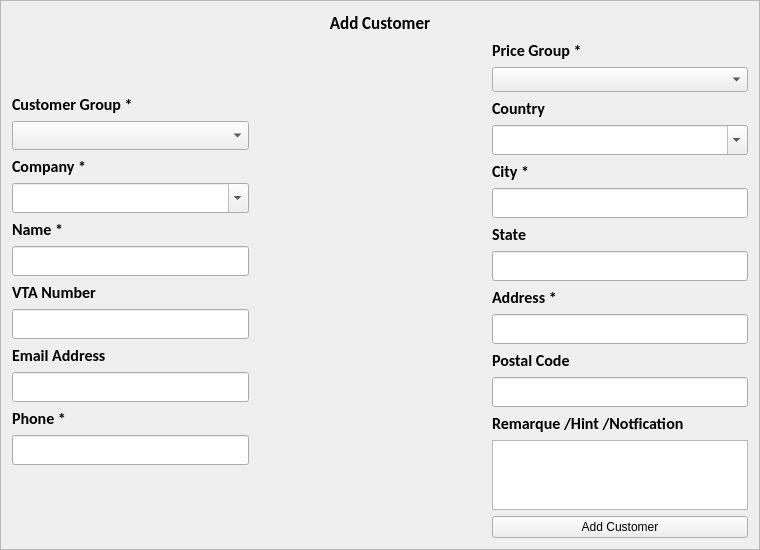
<?xml version="1.0" encoding="UTF-8"?>
<ui version="4.0">
 <class>F_AddCustomer</class>
 <widget class="QFrame" name="F_AddCustomer">
  <property name="geometry">
   <rect>
    <x>0</x>
    <y>0</y>
    <width>760</width>
    <height>530</height>
   </rect>
  </property>
  <property name="windowTitle">
   <string>Frame</string>
  </property>
  <property name="frameShape">
   <enum>QFrame::StyledPanel</enum>
  </property>
  <property name="frameShadow">
   <enum>QFrame::Raised</enum>
  </property>
  <layout class="QVBoxLayout" name="verticalLayout">
   <item>
    <widget class="QLabel" name="label">
     <property name="font">
      <font>
       <family>Calibri</family>
       <pointsize>13</pointsize>
       <weight>75</weight>
       <bold>true</bold>
      </font>
     </property>
     <property name="text">
      <string>Add Customer</string>
     </property>
     <property name="alignment">
      <set>Qt::AlignCenter</set>
     </property>
    </widget>
   </item>
   <item>
    <layout class="QHBoxLayout" name="layoutMain">
     <item>
      <layout class="QVBoxLayout" name="layoutLeftSide">
       <item>
        <spacer name="verticalSpacer_2">
         <property name="orientation">
          <enum>Qt::Vertical</enum>
         </property>
         <property name="sizeHint" stdset="0">
          <size>
           <width>20</width>
           <height>40</height>
          </size>
         </property>
        </spacer>
       </item>
       <item>
        <widget class="QLabel" name="L_customerGroup">
         <property name="font">
          <font>
           <family>Calibri</family>
           <pointsize>12</pointsize>
           <weight>75</weight>
           <bold>true</bold>
          </font>
         </property>
         <property name="text">
          <string>Customer Group *</string>
         </property>
        </widget>
       </item>
       <item>
        <widget class="QComboBox" name="Cb_customerGroup">
         <property name="minimumSize">
          <size>
           <width>0</width>
           <height>25</height>
          </size>
         </property>
         <property name="font">
          <font>
           <family>Calibri</family>
           <pointsize>12</pointsize>
           <weight>75</weight>
           <bold>true</bold>
          </font>
         </property>
         <property name="cursor">
          <cursorShape>PointingHandCursor</cursorShape>
         </property>
         <property name="editable">
          <bool>false</bool>
         </property>
        </widget>
       </item>
       <item>
        <widget class="QLabel" name="L_company">
         <property name="font">
          <font>
           <family>Calibri</family>
           <pointsize>12</pointsize>
           <weight>75</weight>
           <bold>true</bold>
          </font>
         </property>
         <property name="text">
          <string>Company *</string>
         </property>
        </widget>
       </item>
       <item>
        <widget class="QComboBox" name="Cb_company">
         <property name="minimumSize">
          <size>
           <width>0</width>
           <height>30</height>
          </size>
         </property>
         <property name="font">
          <font>
           <family>Calibri</family>
           <pointsize>12</pointsize>
           <weight>75</weight>
           <italic>true</italic>
           <bold>true</bold>
          </font>
         </property>
         <property name="cursor">
          <cursorShape>PointingHandCursor</cursorShape>
         </property>
         <property name="editable">
          <bool>true</bool>
         </property>
         <property name="maxCount">
          <number>1000</number>
         </property>
         <property name="insertPolicy">
          <enum>QComboBox::NoInsert</enum>
         </property>
         <property name="iconSize">
          <size>
           <width>25</width>
           <height>25</height>
          </size>
         </property>
        </widget>
       </item>
       <item>
        <widget class="QLabel" name="L_name">
         <property name="font">
          <font>
           <family>Calibri</family>
           <pointsize>12</pointsize>
           <weight>75</weight>
           <bold>true</bold>
          </font>
         </property>
         <property name="text">
          <string>Name *</string>
         </property>
        </widget>
       </item>
       <item>
        <widget class="QLineEdit" name="Le_name">
         <property name="minimumSize">
          <size>
           <width>0</width>
           <height>30</height>
          </size>
         </property>
         <property name="font">
          <font>
           <family>Calibri</family>
           <pointsize>12</pointsize>
           <weight>75</weight>
           <italic>true</italic>
           <bold>true</bold>
          </font>
         </property>
         <property name="maxLength">
          <number>50</number>
         </property>
        </widget>
       </item>
       <item>
        <widget class="QLabel" name="L_vtaNumber">
         <property name="font">
          <font>
           <family>Calibri</family>
           <pointsize>12</pointsize>
           <weight>75</weight>
           <bold>true</bold>
          </font>
         </property>
         <property name="text">
          <string>VTA Number</string>
         </property>
        </widget>
       </item>
       <item>
        <widget class="QLineEdit" name="Le_vtaNumber">
         <property name="minimumSize">
          <size>
           <width>0</width>
           <height>30</height>
          </size>
         </property>
         <property name="font">
          <font>
           <family>Calibri</family>
           <pointsize>12</pointsize>
           <weight>75</weight>
           <italic>true</italic>
           <bold>true</bold>
          </font>
         </property>
        </widget>
       </item>
       <item>
        <widget class="QLabel" name="L_email">
         <property name="font">
          <font>
           <family>Calibri</family>
           <pointsize>12</pointsize>
           <weight>75</weight>
           <bold>true</bold>
          </font>
         </property>
         <property name="text">
          <string>Email Address</string>
         </property>
        </widget>
       </item>
       <item>
        <widget class="QLineEdit" name="Le_email">
         <property name="minimumSize">
          <size>
           <width>0</width>
           <height>30</height>
          </size>
         </property>
         <property name="font">
          <font>
           <family>Calibri</family>
           <pointsize>12</pointsize>
           <weight>75</weight>
           <italic>true</italic>
           <bold>true</bold>
          </font>
         </property>
         <property name="maxLength">
          <number>255</number>
         </property>
        </widget>
       </item>
       <item>
        <widget class="QLabel" name="L_phone">
         <property name="font">
          <font>
           <family>Calibri</family>
           <pointsize>12</pointsize>
           <weight>75</weight>
           <bold>true</bold>
          </font>
         </property>
         <property name="text">
          <string>Phone *</string>
         </property>
        </widget>
       </item>
       <item>
        <widget class="QLineEdit" name="Le_phone">
         <property name="minimumSize">
          <size>
           <width>0</width>
           <height>30</height>
          </size>
         </property>
         <property name="font">
          <font>
           <family>Calibri</family>
           <pointsize>12</pointsize>
           <weight>75</weight>
           <italic>true</italic>
           <bold>true</bold>
          </font>
         </property>
         <property name="maxLength">
          <number>20</number>
         </property>
        </widget>
       </item>
       <item>
        <spacer name="verticalSpacer_3">
         <property name="orientation">
          <enum>Qt::Vertical</enum>
         </property>
         <property name="sizeHint" stdset="0">
          <size>
           <width>20</width>
           <height>40</height>
          </size>
         </property>
        </spacer>
       </item>
       <item>
        <widget class="QLabel" name="L_info">
         <property name="text">
          <string/>
         </property>
        </widget>
       </item>
      </layout>
     </item>
     <item>
      <spacer name="horizontalSpacer">
       <property name="orientation">
        <enum>Qt::Horizontal</enum>
       </property>
       <property name="sizeHint" stdset="0">
        <size>
         <width>40</width>
         <height>20</height>
        </size>
       </property>
      </spacer>
     </item>
     <item>
      <layout class="QVBoxLayout" name="layoutRightSide">
       <item>
        <spacer name="verticalSpacer_4">
         <property name="orientation">
          <enum>Qt::Vertical</enum>
         </property>
         <property name="sizeHint" stdset="0">
          <size>
           <width>20</width>
           <height>40</height>
          </size>
         </property>
        </spacer>
       </item>
       <item>
        <widget class="QLabel" name="label_3">
         <property name="font">
          <font>
           <family>Calibri</family>
           <pointsize>12</pointsize>
           <weight>75</weight>
           <bold>true</bold>
          </font>
         </property>
         <property name="text">
          <string>Price Group *</string>
         </property>
        </widget>
       </item>
       <item>
        <widget class="QComboBox" name="comboBox_2">
         <property name="minimumSize">
          <size>
           <width>0</width>
           <height>25</height>
          </size>
         </property>
         <property name="font">
          <font>
           <family>Calibri</family>
           <pointsize>12</pointsize>
           <weight>75</weight>
           <bold>true</bold>
          </font>
         </property>
         <property name="cursor">
          <cursorShape>PointingHandCursor</cursorShape>
         </property>
         <property name="editable">
          <bool>false</bool>
         </property>
        </widget>
       </item>
       <item>
        <widget class="QLabel" name="L_country">
         <property name="font">
          <font>
           <family>Calibri</family>
           <pointsize>12</pointsize>
           <weight>75</weight>
           <bold>true</bold>
          </font>
         </property>
         <property name="text">
          <string>Country</string>
         </property>
        </widget>
       </item>
       <item>
        <widget class="QComboBox" name="Cb_country">
         <property name="minimumSize">
          <size>
           <width>0</width>
           <height>30</height>
          </size>
         </property>
         <property name="font">
          <font>
           <family>Calibri</family>
           <pointsize>12</pointsize>
           <weight>75</weight>
           <italic>true</italic>
           <bold>true</bold>
          </font>
         </property>
         <property name="editable">
          <bool>true</bool>
         </property>
         <property name="maxCount">
          <number>300</number>
         </property>
         <property name="insertPolicy">
          <enum>QComboBox::NoInsert</enum>
         </property>
         <property name="iconSize">
          <size>
           <width>16</width>
           <height>16</height>
          </size>
         </property>
        </widget>
       </item>
       <item>
        <widget class="QLabel" name="L_city">
         <property name="font">
          <font>
           <family>Calibri</family>
           <pointsize>12</pointsize>
           <weight>75</weight>
           <bold>true</bold>
          </font>
         </property>
         <property name="text">
          <string>City *</string>
         </property>
        </widget>
       </item>
       <item>
        <widget class="QLineEdit" name="Le_city">
         <property name="minimumSize">
          <size>
           <width>0</width>
           <height>30</height>
          </size>
         </property>
         <property name="font">
          <font>
           <family>Calibri</family>
           <pointsize>12</pointsize>
           <weight>75</weight>
           <italic>true</italic>
           <bold>true</bold>
          </font>
         </property>
         <property name="maxLength">
          <number>100</number>
         </property>
         <property name="echoMode">
          <enum>QLineEdit::Normal</enum>
         </property>
        </widget>
       </item>
       <item>
        <widget class="QLabel" name="L_state">
         <property name="font">
          <font>
           <family>Calibri</family>
           <pointsize>12</pointsize>
           <weight>75</weight>
           <bold>true</bold>
          </font>
         </property>
         <property name="text">
          <string>State</string>
         </property>
        </widget>
       </item>
       <item>
        <widget class="QLineEdit" name="Le_state">
         <property name="minimumSize">
          <size>
           <width>0</width>
           <height>30</height>
          </size>
         </property>
         <property name="font">
          <font>
           <family>Calibri</family>
           <pointsize>12</pointsize>
           <weight>75</weight>
           <italic>true</italic>
           <bold>true</bold>
          </font>
         </property>
         <property name="maxLength">
          <number>100</number>
         </property>
         <property name="echoMode">
          <enum>QLineEdit::Normal</enum>
         </property>
        </widget>
       </item>
       <item>
        <widget class="QLabel" name="L_address">
         <property name="font">
          <font>
           <family>Calibri</family>
           <pointsize>12</pointsize>
           <weight>75</weight>
           <bold>true</bold>
          </font>
         </property>
         <property name="text">
          <string>Address *</string>
         </property>
        </widget>
       </item>
       <item>
        <widget class="QLineEdit" name="Le_address">
         <property name="minimumSize">
          <size>
           <width>0</width>
           <height>30</height>
          </size>
         </property>
         <property name="font">
          <font>
           <family>Calibri</family>
           <pointsize>12</pointsize>
           <weight>75</weight>
           <italic>true</italic>
           <bold>true</bold>
          </font>
         </property>
         <property name="maxLength">
          <number>50</number>
         </property>
        </widget>
       </item>
       <item>
        <widget class="QLabel" name="L_postalCode">
         <property name="font">
          <font>
           <family>Calibri</family>
           <pointsize>12</pointsize>
           <weight>75</weight>
           <bold>true</bold>
          </font>
         </property>
         <property name="text">
          <string>Postal Code</string>
         </property>
        </widget>
       </item>
       <item>
        <widget class="QLineEdit" name="Le_postalCode">
         <property name="minimumSize">
          <size>
           <width>0</width>
           <height>30</height>
          </size>
         </property>
         <property name="font">
          <font>
           <family>Calibri</family>
           <pointsize>12</pointsize>
           <weight>75</weight>
           <italic>true</italic>
           <bold>true</bold>
          </font>
         </property>
        </widget>
       </item>
       <item>
        <spacer name="verticalSpacer">
         <property name="orientation">
          <enum>Qt::Vertical</enum>
         </property>
         <property name="sizeHint" stdset="0">
          <size>
           <width>20</width>
           <height>40</height>
          </size>
         </property>
        </spacer>
       </item>
       <item>
        <widget class="QLabel" name="label_4">
         <property name="font">
          <font>
           <family>Calibri</family>
           <pointsize>12</pointsize>
           <weight>75</weight>
           <bold>true</bold>
          </font>
         </property>
         <property name="text">
          <string>Remarque /Hint /Notfication</string>
         </property>
        </widget>
       </item>
       <item>
        <widget class="QTextEdit" name="Te_remarque">
         <property name="font">
          <font>
           <family>Calibri</family>
           <pointsize>11</pointsize>
           <weight>75</weight>
           <italic>true</italic>
           <bold>true</bold>
          </font>
         </property>
        </widget>
       </item>
       <item>
        <spacer name="verticalSpacer_5">
         <property name="orientation">
          <enum>Qt::Vertical</enum>
         </property>
         <property name="sizeHint" stdset="0">
          <size>
           <width>20</width>
           <height>40</height>
          </size>
         </property>
        </spacer>
       </item>
       <item>
        <widget class="QPushButton" name="Bt_addCustomer">
         <property name="text">
          <string>Add Customer</string>
         </property>
        </widget>
       </item>
      </layout>
     </item>
    </layout>
   </item>
  </layout>
 </widget>
 <resources/>
 <connections/>
</ui>
